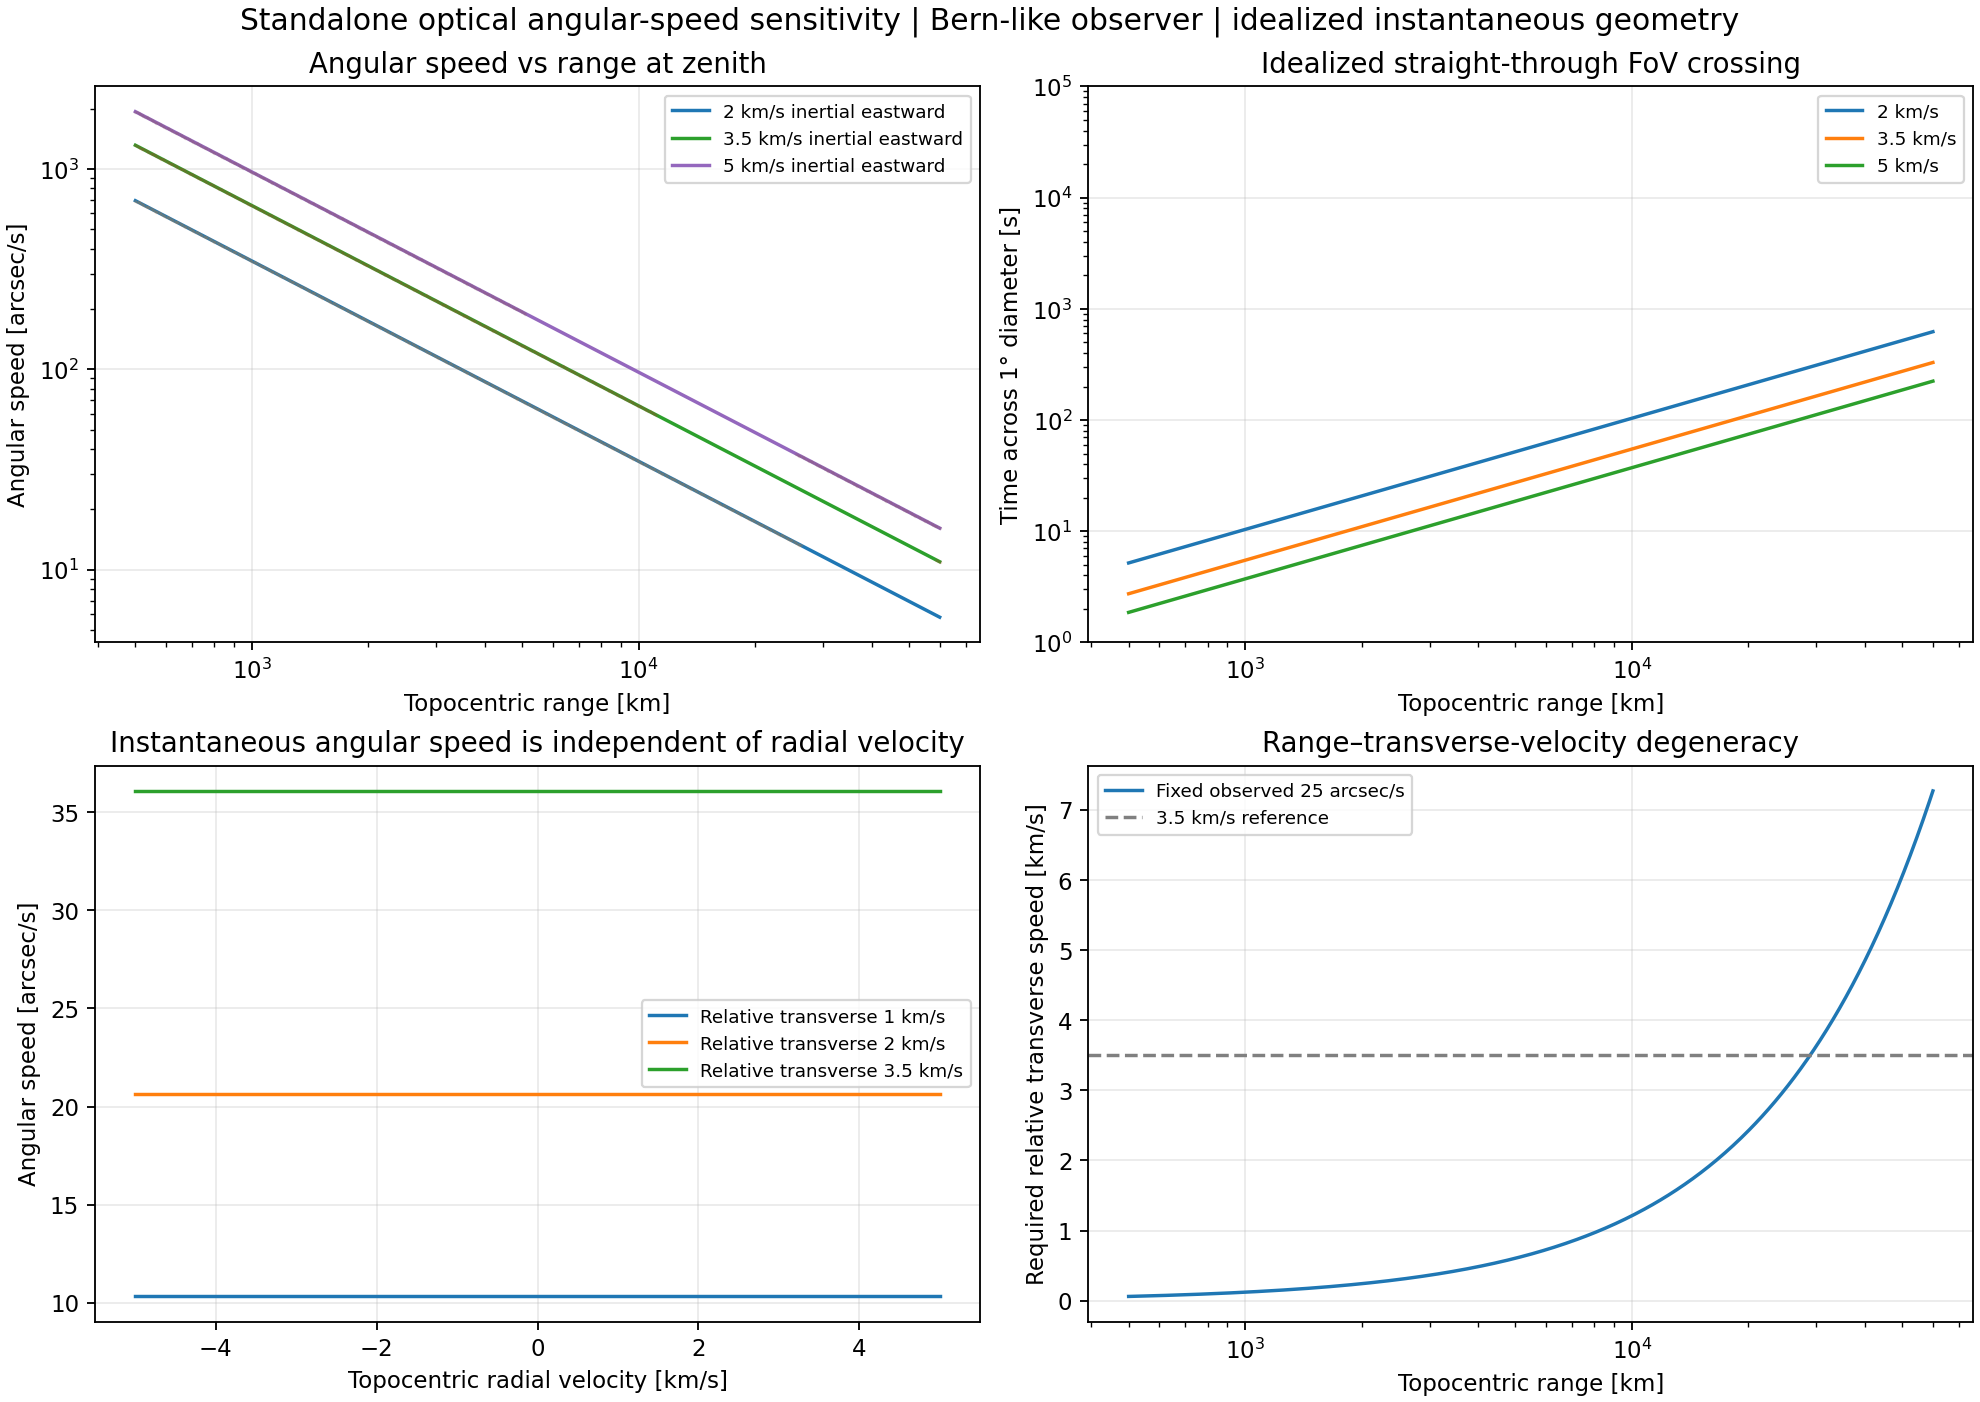

This figure's Python source:
"""Standalone sensitivity analysis: angular speed versus orbit range and velocity.

No modifications to the main orbit-fitting and search tools.
Geometric instantaneous angular speed (topocentric), no optical exposure model.
"""
import argparse
import sys
from pathlib import Path
import numpy as np
import matplotlib
matplotlib.use('Agg')
import matplotlib.pyplot as plt
ROOT=Path(__file__).resolve().parents[1]
sys.path.insert(0,str(ROOT))
from orbit_toy import MU,RE,station_state,orbital_filter


def angular_speed(r,v,rs,vs):
    d=r-rs
    dv=v-vs
    rho=np.linalg.norm(d,axis=-1)
    u=d/rho[...,None]
    transverse=dv-np.sum(dv*u,axis=-1)[...,None]*u
    return np.linalg.norm(transverse,axis=-1)/rho # rad/s


def analyze(out,lat=46.95,lon=7.44,alt=.55,fov_diameter=1.):
    epoch=np.datetime64('2026-10-22T20:00:00')
    rs,vs=station_state(epoch,lat,lon,alt)
    up=rs/np.linalg.norm(rs)
    east=np.cross([0.,0.,1.],up);east/=np.linalg.norm(east)
    rho=np.geomspace(500,60000,500)
    # Three distinct assumed inertial eastward speeds. The station rotates.
    speeds=[2.0,3.5,5.0]
    fig,axs=plt.subplots(2,2,figsize=(12,8.5),layout='constrained')
    for speed in speeds:
        r=rs+rho[:,None]*up
        v=np.broadcast_to(speed*east,(len(rho),3))
        w=np.rad2deg(angular_speed(r,v,rs,vs))*3600
        valid,_=orbital_filter(r,v)
        axs[0,0].plot(rho,w,label=f'{speed:g} km/s inertial eastward')
        axs[0,0].plot(rho[~valid],w[~valid],'.',markersize=1,alpha=.18)
        axs[0,1].plot(rho,fov_diameter*3600/np.maximum(w,1e-12),label=f'{speed:g} km/s')
    axs[0,0].set(xscale='log',yscale='log',xlabel='Topocentric range [km]',ylabel='Angular speed [arcsec/s]',title='Angular speed vs range at zenith')
    axs[0,1].set(xscale='log',yscale='log',xlabel='Topocentric range [km]',ylabel=f'Time across {fov_diameter:g}° diameter [s]',title='Idealized straight-through FoV crossing')
    axs[0,1].set_ylim(1,1e5)
    axs[0,0].legend(fontsize=8);axs[0,1].legend(fontsize=8)
    # Holding range and transverse motion fixed: radial velocity has no first-order effect.
    rr=20000.
    radial=np.linspace(-5,5,201)
    for vtan in [1.,2.,3.5]:
        r=np.broadcast_to(rs+rr*up,(len(radial),3))
        v=vs+radial[:,None]*up+vtan*east
        w=np.rad2deg(angular_speed(r,v,rs,vs))*3600
        axs[1,0].plot(radial,w,label=f'Relative transverse {vtan:g} km/s')
    axs[1,0].set(xlabel='Topocentric radial velocity [km/s]',ylabel='Angular speed [arcsec/s]',title='Instantaneous angular speed is independent of radial velocity')
    axs[1,0].legend(fontsize=8)
    # Same observed angular rate: a continuum of possible range / transverse speed.
    rate_arcsec_s=25.
    vt=rho*np.deg2rad(rate_arcsec_s/3600.)
    axs[1,1].plot(rho,vt,label=f'Fixed observed {rate_arcsec_s:g} arcsec/s')
    axs[1,1].axhline(3.5,color='gray',ls='--',label='3.5 km/s reference')
    axs[1,1].set(xscale='log',xlabel='Topocentric range [km]',ylabel='Required relative transverse speed [km/s]',title='Range–transverse-velocity degeneracy')
    axs[1,1].legend(fontsize=8)
    for ax in axs.flat:ax.grid(alpha=.25)
    fig.suptitle('Standalone optical angular-speed sensitivity | Bern-like observer | idealized instantaneous geometry',fontsize=13)
    out=Path(out);out.parent.mkdir(parents=True,exist_ok=True)
    fig.savefig(out,dpi=165);plt.close(fig)
    # Numeric example: same angular speed can arise from different range/speed combinations.
    print('Range [km] | relative transverse speed [km/s] for 25 arcsec/s | 1° crossing [s]')
    for r in [1000,5000,20000,40000]:
        print(f'{r:9.0f} | {r*np.deg2rad(rate_arcsec_s/3600):10.4f} | {3600/rate_arcsec_s:10.1f}')
    print('Saved',out)

if __name__=='__main__':
    p=argparse.ArgumentParser(description=__doc__)
    p.add_argument('--output',default='analysis/angular_speed_sensitivity.png')
    p.add_argument('--fov-diameter',type=float,default=1.)
    a=p.parse_args();analyze(a.output,fov_diameter=a.fov_diameter)
